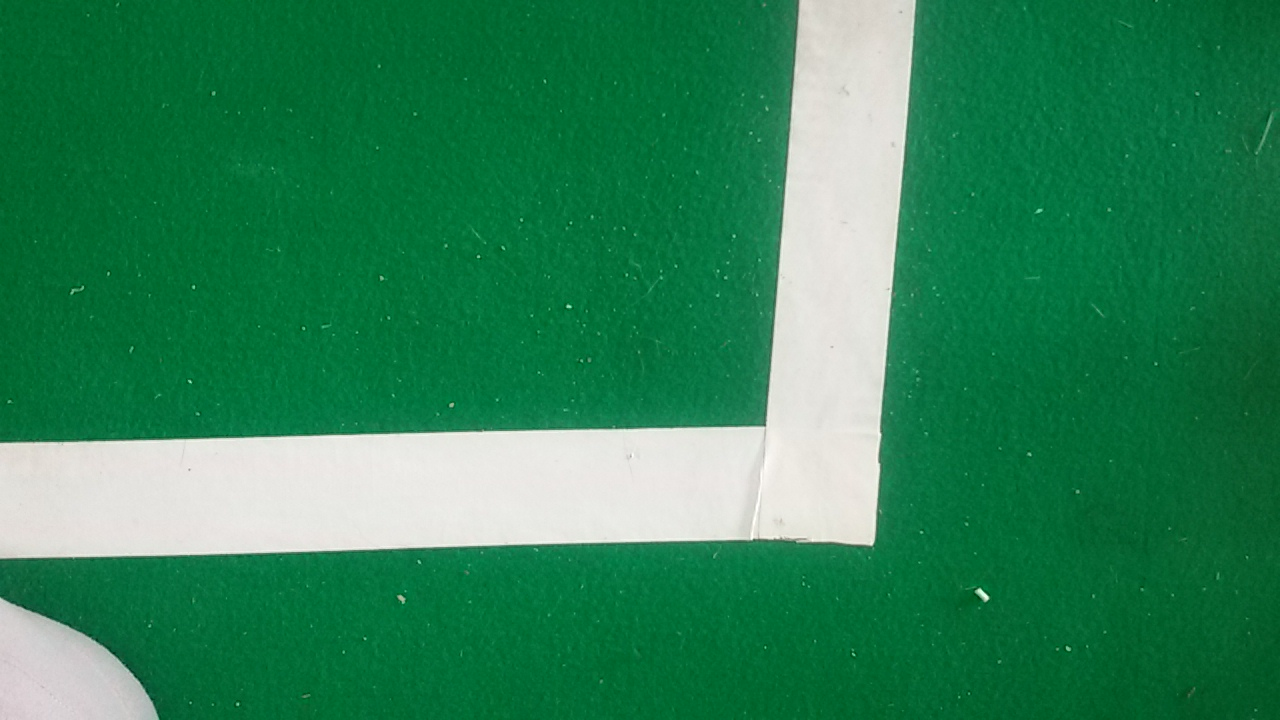
#> input picture tesPic/13441975_1057441020991932_635871047_o.jpg, 1280 x 720 px, given in place of the camera
$ python FindColor.py   (older library calls are emulated)
#> lines starting #> are read from the running program, lines starting #| are printed output that depends on the picture
### computeVision.py
import cv2
import numpy as np
from Vector import *


# [29 lines left out: functions findMaxAreaContour, findContourInShape, not called in this run]

def removeNoise(img,erode,dilation,blur):
    kernel = np.ones(erode, np.uint8)
    img = cv2.erode(img, kernel, iterations=1)
    kernel = np.ones(dilation, np.uint8)
    img = cv2.dilate(img, kernel, iterations=2)
    img = cv2.GaussianBlur(img, blur, 0)
    return img

# [35 lines left out: functions findContourCenter, skeletonization, not called in this run]

class Track(Vector):

    # [161 lines left out: functions __init__, getOnlyMask, getMaskAndCnt, chooseOne, goal, __lineAnalyse and 1 more, not called in this run]


# [6 lines that do not run on import are left out]

### FindColor.py
import cv2
import numpy as np
from computeVision import *

cap = cv2.VideoCapture(0)
cv2.namedWindow('set')
def nothing():
    pass
cv2.createTrackbar('1', 'set', 0, 255,nothing)
cv2.createTrackbar('2', 'set', 0, 255, nothing)
cv2.createTrackbar('3', 'set', 0, 255, nothing)
cv2.createTrackbar('4', 'set', 0, 255, nothing)
cv2.createTrackbar('5', 'set', 0, 255, nothing)
cv2.createTrackbar('6', 'set', 0, 255, nothing)
while True:
    ret,frame = cap.read()
#> frame is the input picture: shape (720, 1280, 3); mean B, G, R 86.2, 130.8, 44.5
    frame = cv2.flip(frame,0)
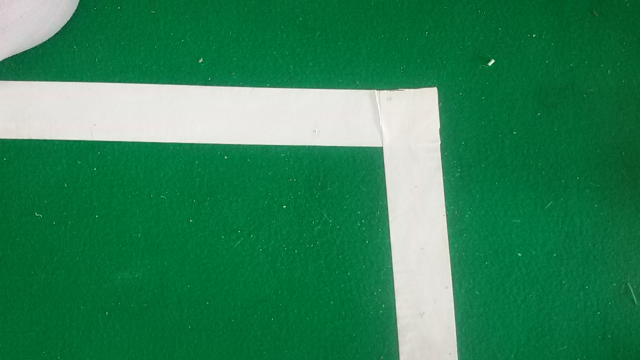
#> frame: shape (720, 1280, 3) (shown at 1/2 size); mean B, G, R 86.2, 130.8, 44.5
    frame = cv2.GaussianBlur(frame,(13,13),0)
    lab = cv2.cvtColor(frame,cv2.COLOR_BGR2HSV)
#> lab: shape (720, 1280, 3); mean H, S, V 67.8, 201.2, 131.1
    H1 = cv2.getTrackbarPos('1', 'set')
    H2 = cv2.getTrackbarPos('2', 'set')
    S1 = cv2.getTrackbarPos('3', 'set')
    S2 = cv2.getTrackbarPos('4', 'set')
    V1 = cv2.getTrackbarPos('5', 'set')
    V2 = cv2.getTrackbarPos('6', 'set')
    lower = np.array([H1,S1,V1])
    upper = np.array([H2,S2,V2])
    mask = cv2.inRange(lab,lower,upper)
#> mask: shape (720, 1280); every value is 0
    mask = removeNoise(mask,(7,7),(7,7),(21,21))
    # [6 lines of commented-out code are left out]

    cv2.imshow('mask',mask)
    cv2.imshow('frame',frame)
    cv2.imshow('L',frame[:,:,0])
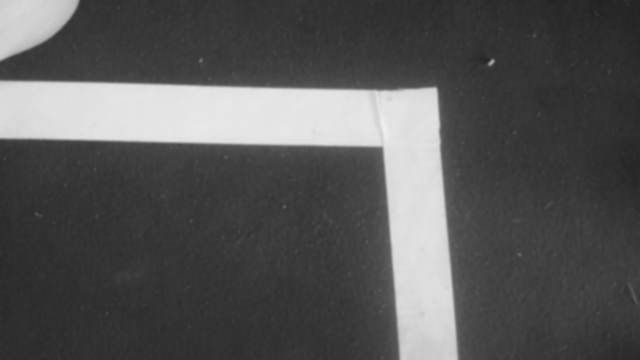
#> window 'L': shape (720, 1280) (shown at 1/2 size); min 33, max 239, mean 86.2
    cv2.imshow('A', frame[:, :, 1])
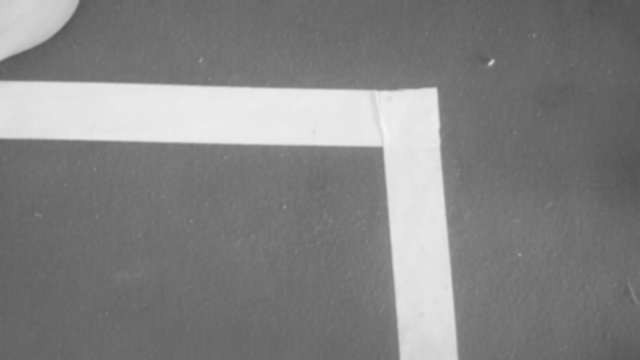
#> window 'A': shape (720, 1280) (shown at 1/2 size); min 80, max 244, mean 130.8
    cv2.imshow('B', frame[:, :, 2])
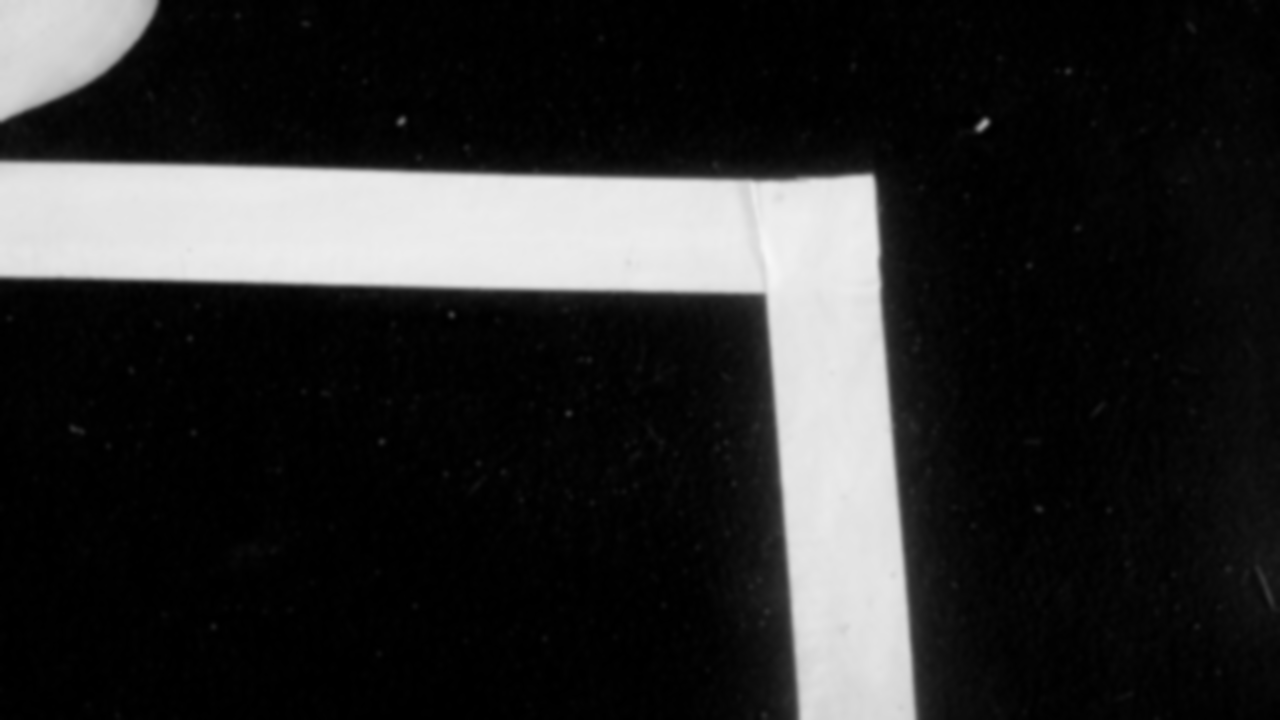
#> window 'B': shape (720, 1280); min 0, max 247, mean 44.5
    # stack = np.hstack((frame, mask))
    # cv2.imshow('window',stack)
    k = cv2.waitKey(10)
#> (key Esc is pressed here)
    if k == 27:
        break

cv2.destroyAllWindows()

$ run again, on tesPic/13461020_1057441007658600_342173977_o.jpg
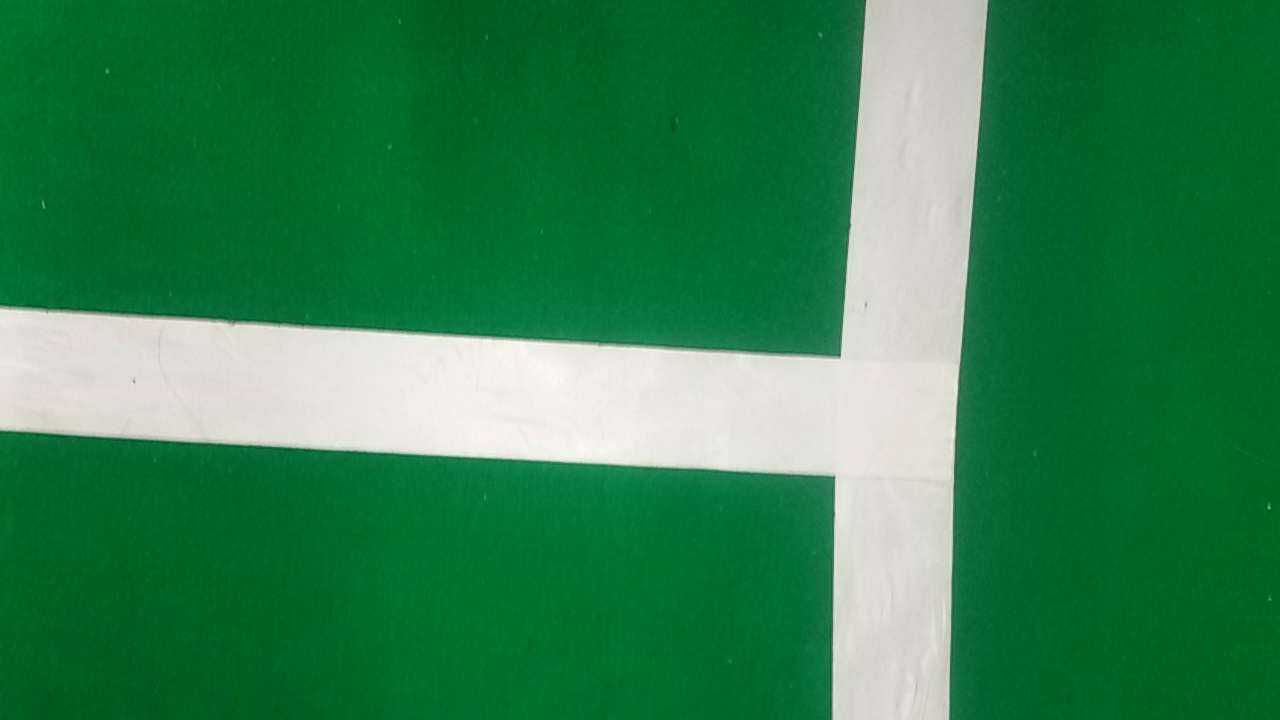
#> input picture tesPic/13461020_1057441007658600_342173977_o.jpg, 1280 x 720 px, given in place of the camera
#> frame is the input picture: shape (720, 1280, 3); mean B, G, R 79.6, 128.4, 47.3
#> lab: shape (720, 1280, 3); mean H, S, V 63.3, 200.2, 128.7
#> mask: shape (720, 1280); every value is 0
#> `cv2.imshow('A', frame[:, :, 1])`:
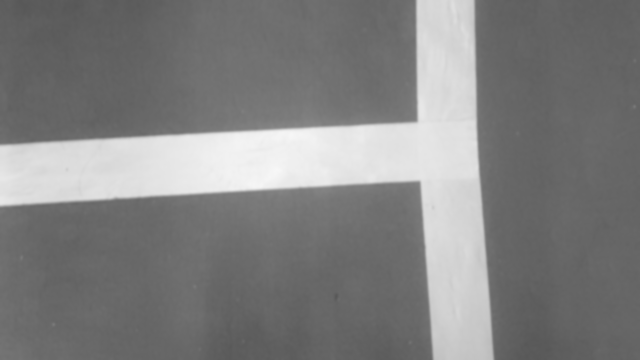
#> window 'A': shape (720, 1280) (shown at 1/2 size); min 87, max 247, mean 128.4
#> `cv2.imshow('B', frame[:, :, 2])`:
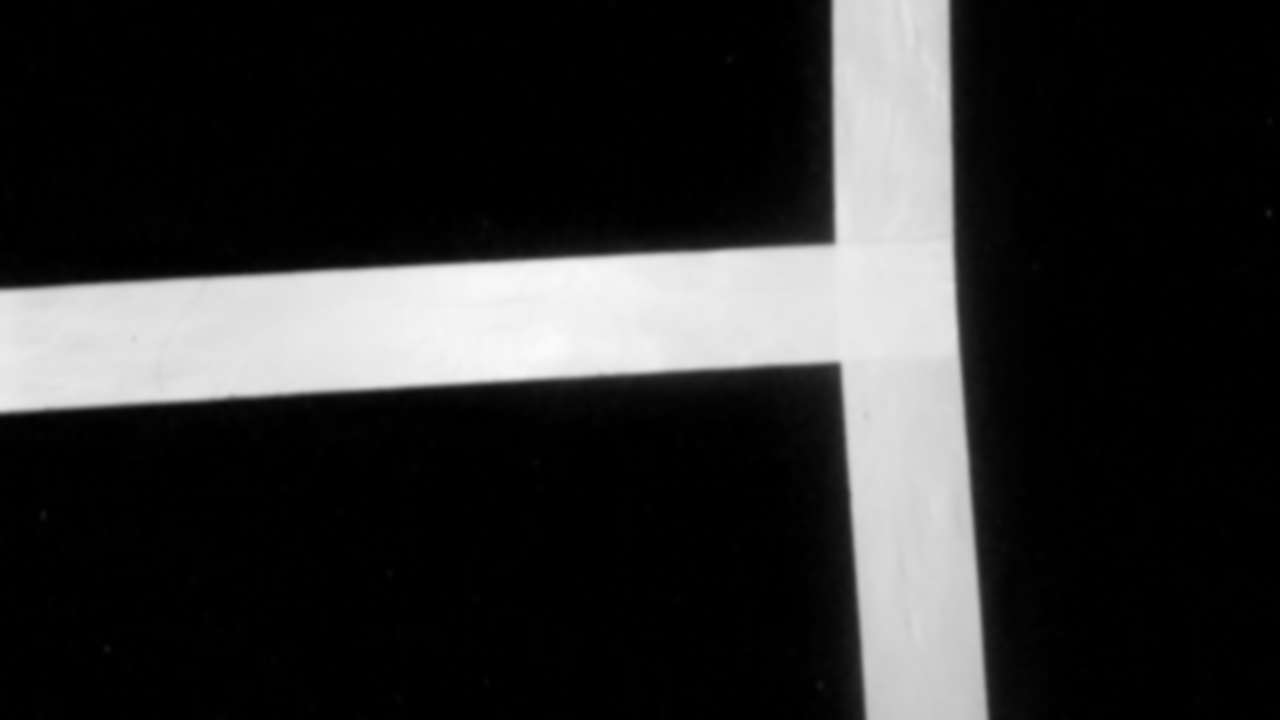
#> window 'B': shape (720, 1280); min 0, max 251, mean 47.2
